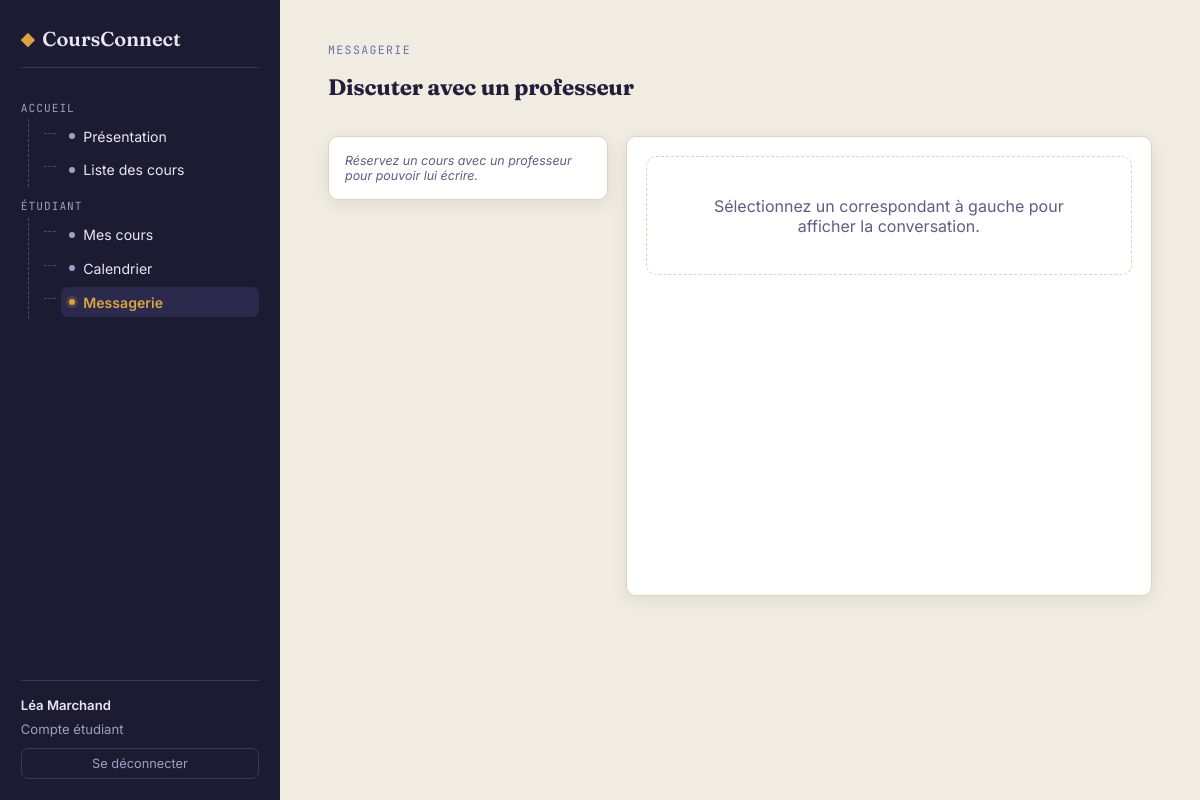
The app's page /messagerie (signed in), older data.
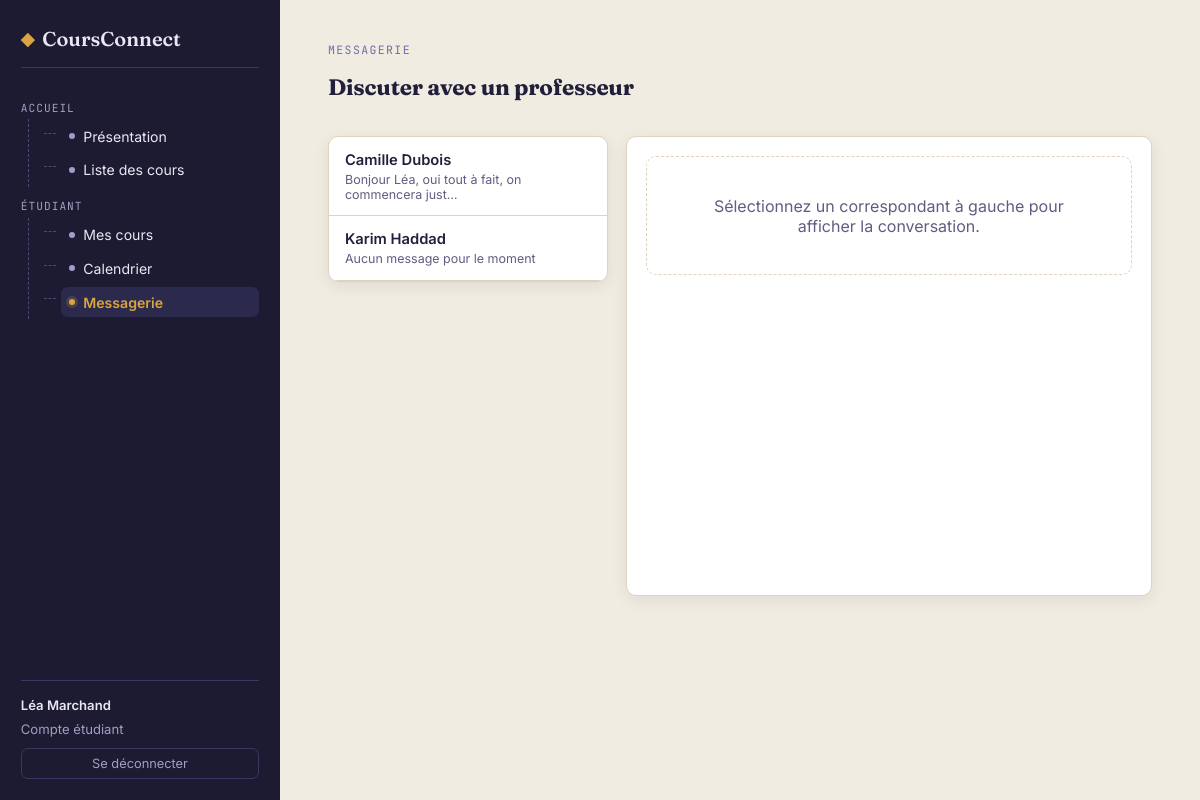
The same page, newer data.
### tables this page shows
CREATE TABLE users(
            id INTEGER PRIMARY KEY AUTOINCREMENT,
            name TEXT NOT NULL,
            email TEXT UNIQUE NOT NULL,
            password_hash TEXT NOT NULL,
            role TEXT NOT NULL CHECK(role IN ('admin', 'prof', 'etudiant')),
            bio TEXT,
            photo TEXT
        );

CREATE TABLE messages(
            id INTEGER PRIMARY KEY AUTOINCREMENT,
            sender_id INTEGER NOT NULL REFERENCES users(id) ON DELETE CASCADE,
            recipient_id INTEGER NOT NULL REFERENCES users(id) ON DELETE CASCADE,
            body TEXT NOT NULL,
            created_at TEXT NOT NULL DEFAULT CURRENT_TIMESTAMP,
            read_at TEXT
        );

### app.py (the view)
@app.route("/messagerie")
@login_required()
def messagerie():
    user = current_user()
    if user["role"] not in ("prof", "etudiant"):
        flash("La messagerie est réservée aux professeurs et aux élèves.", "error")
        return redirect(dashboard_url_for(user["role"]))
    contacts = get_contacts(user)
    return render_template("messagerie.html", contacts=contacts)

### app.py (called while the page is built, shortened)
def get_db():
    if "db" not in g:
        g.db = sqlite3.connect(DB_PATH)
        g.db.row_factory = sqlite3.Row
        g.db.execute("PRAGMA foreign_keys = ON")
    return g.db

def current_user():
    user_id = session.get("user_id")
    if not user_id:
        return None
    return get_db().execute("SELECT * FROM users WHERE id = ?", (user_id,)).fetchone()

@app.context_processor
def inject_current_user():
    return {"current_user": current_user()}

def login_required(role=None):
    def decorator(view):
        @wraps(view)
        def wrapped(*args, **kwargs):
            user = current_user()
            return view(*args, **kwargs)
        return wrapped
    return decorator

@app.context_processor
def inject_unread_total():
    user = current_user()
    if user and user["role"] in ("prof", "etudiant"):
        total = get_db().execute(
            "SELECT COUNT(*) FROM messages WHERE recipient_id = ? AND read_at IS NULL",
            (user["id"],),
        ).fetchone()[0]
        return {"unread_messages_total": total}
    return {"unread_messages_total": 0}

### templates/messagerie.html (shortened to what this page needs)
{% extends "base.html" %}
{% block content %}
  <div class="section-title">
    <div>
      <span class="eyebrow">Messagerie</span>
      <h2>{{ 'Discuter avec un professeur' if current_user['role'] == 'etudiant' else 'Discuter avec un élève' }}</h2>
    </div>
  </div>
  <div class="msg-shell">
    <div class="msg-list card">
      {% if contacts %}
        {% for c in contacts %}
        <a class="msg-contact {{ 'active' if active_contact and active_contact['id'] == c['id'] else '' }}"
           href="{{ url_for('messagerie_conversation', contact_id=c['id']) }}">
          <span class="msg-contact-top">
            <span class="msg-contact-name">{{ c['name'] }}</span>
          </span>
          <span class="msg-contact-preview">
            {% if c['last'] %}{{ c['last']['body'][:48] }}{% if c['last']['body']|length > 48 %}…{% endif %}{% else %}Aucun message pour le moment{% endif %}
          </span>
        </a>
        {% endfor %}
      {% else %}
        <p class="slot-empty" style="padding:1rem;">
          {% if current_user['role'] == 'etudiant' %}
            Réservez un cours avec un professeur pour pouvoir lui écrire.
          {% else %}
            Aucun élève ne vous a encore réservé de cours.
          {% endif %}
        </p>
      {% endif %}
    </div>
    <div class="msg-thread card">
      {% if active_contact %}
        <div class="msg-thread-header">{{ active_contact['name'] }}</div>
        <div class="msg-bubbles">
          {% if thread %}
            {% for m in thread %}
              <div class="msg-bubble {{ 'mine' if m['sender_id'] == current_user['id'] else 'theirs' }}">
                <p>{{ m['body'] }}</p>
                <span class="msg-time">{{ m['created_at'] }}</span>
              </div>
            {% endfor %}
          {% else %}
            <p class="slot-empty">Aucun message échangé pour l'instant — dites bonjour !</p>
          {% endif %}
        </div>
        <form method="post" action="{{ url_for('messagerie_conversation', contact_id=active_contact['id']) }}" class="msg-form">
          <textarea name="body" rows="2" placeholder="Écrivez votre message…" required></textarea>
          <button class="btn btn-gold" type="submit">Envoyer</button>
        </form>
      {% else %}
        <div class="empty-state">Sélectionnez un correspondant à gauche pour afficher la conversation.</div>
      {% endif %}
    </div>
  </div>
{% endblock %}

Row changes from the older to the newer data that the page shows:
now on this page (row edited): users: name "Camille Dubois", body "Bonjour Léa, oui tout à fait, on commencera just"
now on this page (row edited): users: name "Karim Haddad", shows "Aucun message pour le moment"
Text that changed along with them:
text no longer shown: "Réservez un cours avec un professeur pour pouvoir lui écrire."
